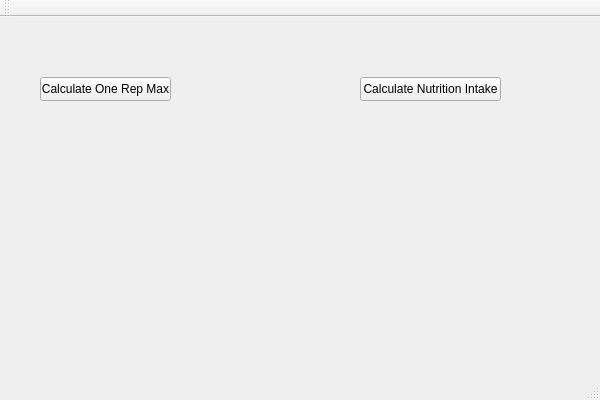
<?xml version="1.0" encoding="UTF-8"?>
<ui version="4.0">
 <class>TrainAndNutritionApp</class>
 <widget class="QMainWindow" name="TrainAndNutritionApp">
  <property name="geometry">
   <rect>
    <x>0</x>
    <y>0</y>
    <width>600</width>
    <height>400</height>
   </rect>
  </property>
  <property name="windowTitle">
   <string>TrainAndNutritionApp</string>
  </property>
  <widget class="QWidget" name="centralWidget">
   <widget class="QPushButton" name="button1">
    <property name="geometry">
     <rect>
      <x>40</x>
      <y>60</y>
      <width>131</width>
      <height>24</height>
     </rect>
    </property>
    <property name="text">
     <string>Calculate One Rep Max</string>
    </property>
   </widget>
   <widget class="QPushButton" name="button2">
    <property name="geometry">
     <rect>
      <x>360</x>
      <y>60</y>
      <width>141</width>
      <height>24</height>
     </rect>
    </property>
    <property name="text">
     <string>Calculate Nutrition Intake</string>
    </property>
   </widget>
  </widget>
  <widget class="QMenuBar" name="menuBar">
   <property name="geometry">
    <rect>
     <x>0</x>
     <y>0</y>
     <width>600</width>
     <height>22</height>
    </rect>
   </property>
  </widget>
  <widget class="QToolBar" name="mainToolBar">
   <attribute name="toolBarArea">
    <enum>TopToolBarArea</enum>
   </attribute>
   <attribute name="toolBarBreak">
    <bool>false</bool>
   </attribute>
  </widget>
  <widget class="QStatusBar" name="statusBar"/>
 </widget>
 <layoutdefault spacing="6" margin="11"/>
 <resources>
  <include location="TrainAndNutritionApp.qrc"/>
 </resources>
 <connections/>
</ui>
